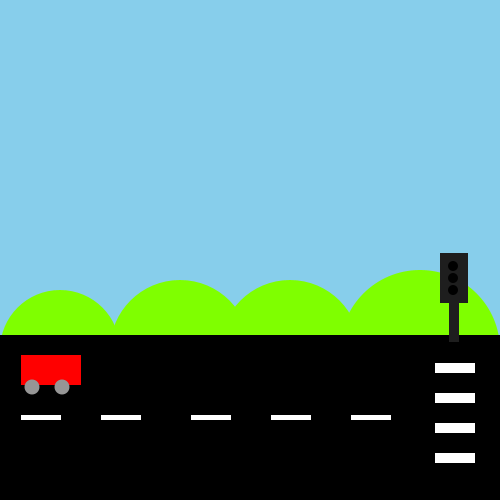
Frame 1 (no input)
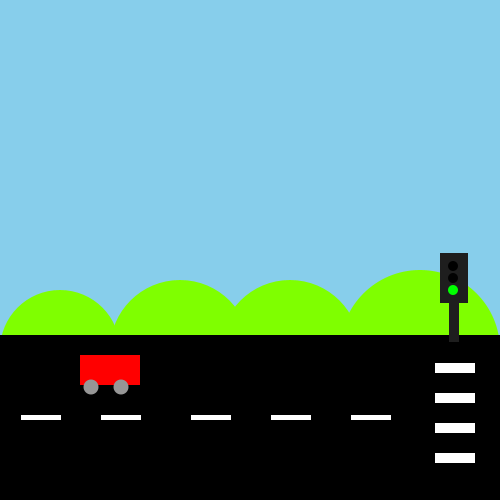
Frame 60 (the mouse pressed at the canvas centre just before this capture)
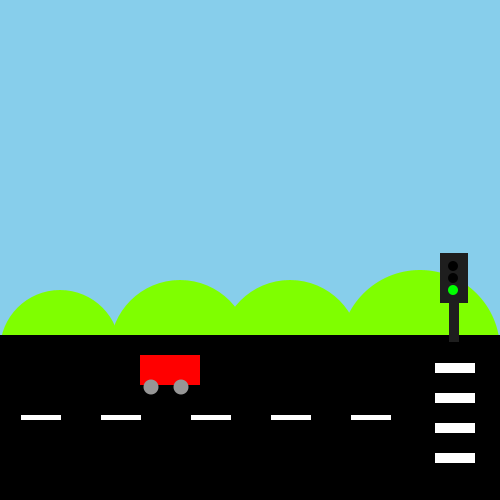
Frame 120 (the mouse held since frame 60 and released just before this capture)

The Processing sketch that drew these frames (run headless with seeded random() and noise(); from frame 60 on, the mouse is pressed at the canvas centre):

// Processing sketch: processing_182597
// ── processing_182597.pde

int principi = 0;
int moviment=1;
boolean verd = true;
int c1 = 0;
int c3 = 0;

void setup(){
 size (500,500);


 }

void draw(){ // 

noStroke();
background(#87CEEB);

fill(#7FFF00);
ellipse(60,350,120,120);
ellipse(180,350,140,140);
ellipse(290,350,140,140);
ellipse(420,350,160,160);

fill(0);
rect(0,335,500,350);

fill(255);
rect(21,415,40,5); 
rect(101,415,40,5); 
rect(191,415,40,5); 
rect(271,415,40,5); 
rect(351,415,40,5); 

rect(435,363,40,10);
rect(435,393,40,10);
rect(435,423,40,10);
rect(435,453,40,10);


fill(#FF0000); //cotxe
rect(20 + moviment,355,60,30);
fill(150);
ellipse(31+ moviment,387,15,15);
ellipse(61+ moviment,387,15,15);

fill(30); //semafor
rect(440,253,28,50);
rect(449,302,10,40);
fill(c1);
ellipse(453,266,10,10); // vermell
fill(2);
ellipse(453,278,10,10);
fill (c3);
ellipse(453,290,10,10);//verd

fill(0);
int segons = ((millis()-principi)/1000)%60;
int minuts = ((millis()-principi)/1000)/60;


  if ( verd == false){
    moviment = moviment + 0;
    c1 = #FF0000;
  } else {
   c1= 0; 
  }
   
  if ( moviment == 330 && segons <=10){
   verd = false;
  
  }
   
  
 if ( verd == true){
 
 moviment = moviment + 1;
 c3 = #00FF00;
} else {
  c3=0;
}
  
  if ( segons > 10){
   verd = true; 
  }
  
  
 if ( moviment == 520){
  moviment = -20;
  principi = millis();
}
  

}
